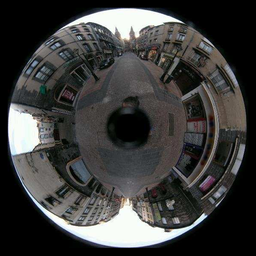
#> input picture TD05/images/oldtown.png, 256 x 256 px, shrunk from 600 x 600 before the run
$ jupyter execute ex3.ipynb
#> lines starting #> are read from the running program, lines starting #| are printed output that depends on the picture
### TD05/utils.py
from scipy.interpolate import griddata
import numpy as np
import matplotlib.pyplot as plt

# [25 lines left out: function transformer, not called in this run]

def two_plots(title1, img1, title2, img2, cmap1='gray', cmap2='gray'):
    fig, ax = plt.subplots(1, 2, figsize=(10, 5))
    ax[0].imshow(img1, cmap=cmap1)
    ax[0].set_title(title1)
    ax[1].imshow(img2, cmap=cmap2)
    ax[1].set_title(title2)
    plt.show()

# [15 lines left out: function select_corners, not called in this run]

### TD05/ex3.ipynb
# Ex3

[cell 1]
import numpy as np
import matplotlib.pyplot as plt
from utils import *
import skimage
from skimage import util

### Q1

[cell 2]
oldtown_color = skimage.io.imread('images/oldtown.png')
#> oldtown_color is the input picture: shape (256, 256, 3); mean R, G, B 61.6, 61.7, 60.7
oldtown = skimage.color.rgb2gray(oldtown_color)
two_plots('color', oldtown_color, 'gray', oldtown, cmap1=None)
#> in two_plots, `plt.show()`:
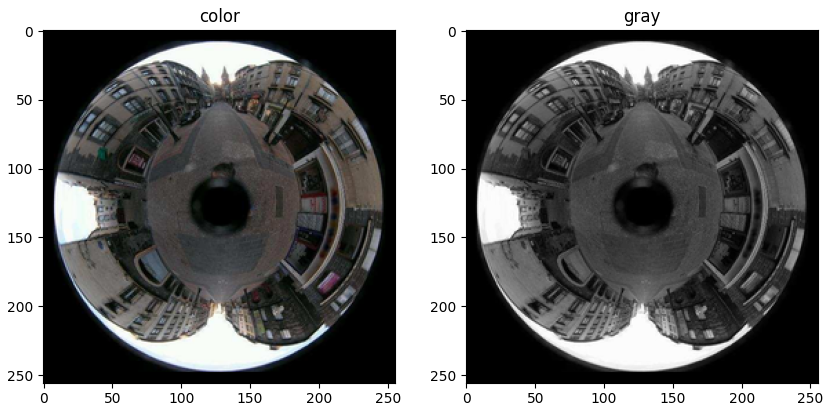
#> figure drawn by matplotlib, 2 panels

[cell 3]
x0, y0 = oldtown.shape[0] // 2, oldtown.shape[1] // 2
#> x0 = 128; y0 = 128

# On vérifie que le centre de l'image est bien le centre du cercle
plt.imshow(oldtown, cmap='gray')
plt.plot([0, oldtown.shape[1]-1], [y0, y0], 'r-')
plt.plot([x0, x0], [0, oldtown.shape[0]-1], 'r-')
plt.show()
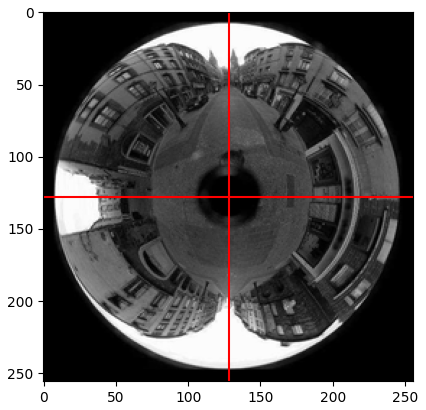
#> figure drawn by matplotlib, 1 panel

[cell 4]
# On fait -x0 et -y0 pour placer l'origine au centre de l'image
xx1, yy1 = np.meshgrid(np.arange(oldtown.shape[1]) - x0, np.arange(oldtown.shape[0]) - y0)
xx1 = xx1.flatten()
yy1 = yy1.flatten()

### Q2 & Q3

[cell 5]
O = np.zeros((250, 360))

rr = np.sqrt(xx1**2 + yy1**2)
ttheta = np.arctan2(yy1, xx1)

mask = rr < 250
rr = rr[mask]
ttheta = ttheta[mask]
oldtown_part = oldtown.flatten()[mask]
O[rr.astype(int), np.degrees(ttheta).astype(int)] = oldtown_part
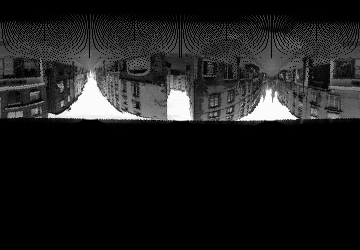
#> O: shape (250, 360) float64; min 0, max 1, mean 0.114

# L'image est a l'envers, en polaire les rayons (rr) ascendants vont du sol vers le ciel (voir image de base),
# en cartésien les O[i,:] avec i ascendant va de bas en haut, et on a `O[rr, ttheta] = old`
# Le sol est donc en haut et le ciel en bas
# On flip donc l'image pour la remettre dans le bon sens
O = np.flip(O, axis=0)
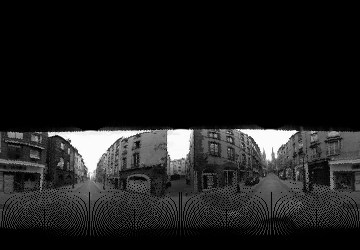
#> O: shape (250, 360) float64; min 0, max 1, mean 0.114

plt.imshow(O, cmap='gray')
plt.show()

### Q4

[cell 6]
def polar(I):
    O = np.zeros((250, 360))

    xx1, yy1 = np.meshgrid(np.arange(I.shape[1]) - x0, np.arange(I.shape[0]) - y0)
    xx1 = xx1.flatten()
    yy1 = yy1.flatten()

    xx2, yy2 = np.meshgrid(np.arange(O.shape[1]), np.arange(O.shape[0]))
    xx2 = xx2.flatten()
    yy2 = yy2.flatten()

    xx, yy = np.cos(np.deg2rad(xx2))*yy2, np.sin(np.deg2rad(xx2))*yy2
    xxyy = np.stack([xx.flatten(), yy.flatten()])

    O = griddata((xx1, yy1), I.flatten(), xxyy.T, method='linear', fill_value=0).reshape(O.shape)
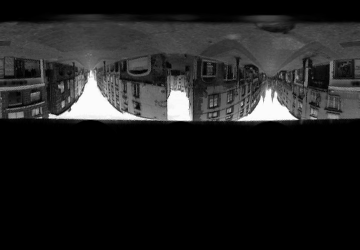
#> O: shape (250, 360) float64; min -1.11e-16, max 1, mean 0.128; drawn with min black and max white

    O = np.flip(O, axis=0)
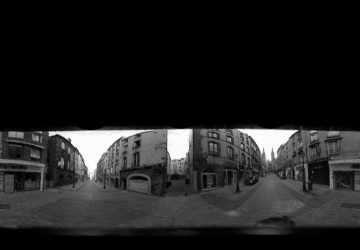
#> O: shape (250, 360) float64; min -1.11e-16, max 1, mean 0.128; drawn with min black and max white
    return O

[cell 7]
O = polar(oldtown)
plt.imshow(O, cmap='gray')
plt.show()

[cell 8]
# Une implémentation existe aussi dans la méthode warp_polar de skimage.transform
plt.imshow(np.flip(skimage.transform.warp_polar(oldtown, radius=250, output_shape=(360, 250)).T, axis=0), cmap='gray')
plt.show()
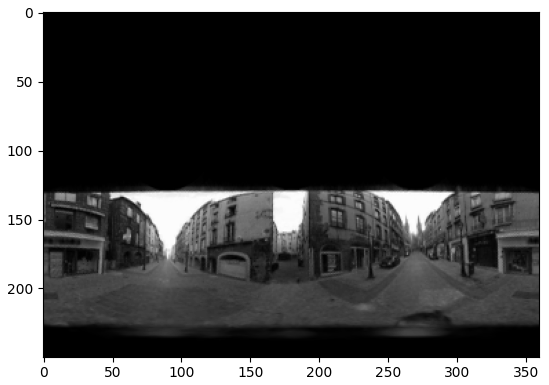
#> figure drawn by matplotlib, 1 panel

### Q5

[cell 9]
oldtown_color = util.img_as_ubyte(oldtown_color).astype('int')
oldtown_color_new = np.zeros((250, 360, 3))

for i in range(3):
    oldtown_color_new[:, :, i] = polar(oldtown_color[:, :, i])

oldtown_color_new = oldtown_color_new.astype('int')
two_plots('Original', oldtown_color, 'Rectified', oldtown_color_new, cmap1=None, cmap2=None)
#> call 2 of two_plots, with title1 = 'Original', title2 = 'Rectified'
#> in two_plots (call 2), `plt.show()`:
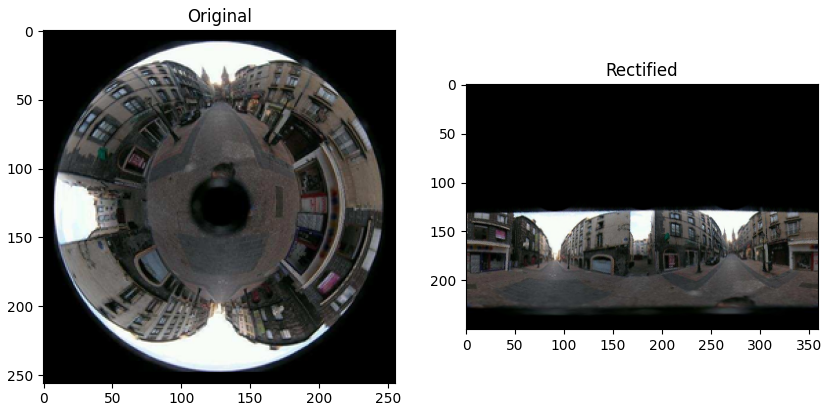
#> figure drawn by matplotlib, 2 panels
